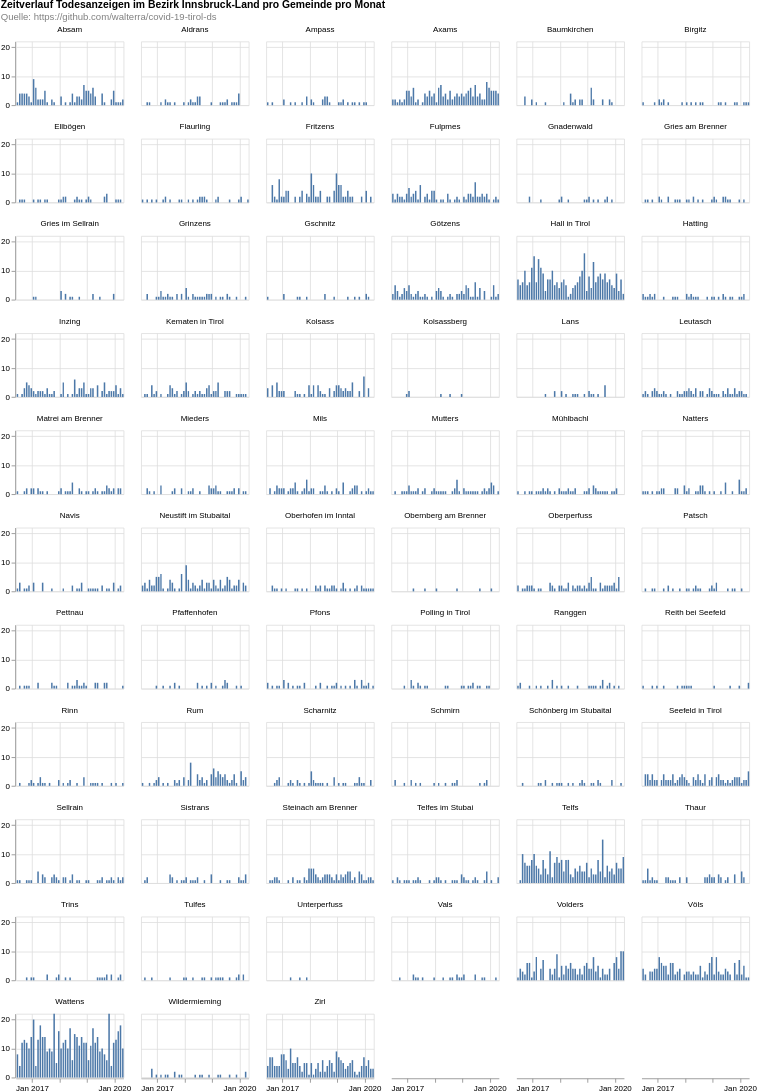

Vega-Lite specification for this chart:
### Vega-Lite specification from a JSON file in a GitHub repository (floating-point values rounded to 4 significant figures; data arrays with more than 128 entries replaced by an {"elided": "..."} marker saying what was removed)
{"$schema": "https://vega.github.io/schema/vega-lite/v4.8.1.json", "columns": 6, "config": {"view": {"continuousHeight": 300, "continuousWidth": 400}}, "data": {"name": "data-3f881509a62f88eb0f3534e3788a14bf"}, "datasets": {"data-3f881509a62f88eb0f3534e3788a14bf": {"elided": "3695 records"}}, "facet": {"field": "municipaly", "title": null, "type": "nominal"}, "padding": 0, "spec": {"layer": [{"encoding": {"tooltip": [{"field": "date", "timeUnit": "yearmonth", "type": "temporal"}, {"aggregate": "sum", "field": "count", "type": "quantitative"}], "x": {"field": "date", "timeUnit": "yearmonth", "title": null, "type": "temporal"}, "y": {"aggregate": "sum", "field": "count", "title": null, "type": "quantitative"}}, "height": 80, "mark": "bar", "width": 135}]}, "title": {"color": "black", "subtitle": ["Quelle: https://github.com/walterra/covid-19-tirol-ds"], "subtitleColor": "gray", "text": ["Zeitverlauf Todesanzeigen im Bezirk Innsbruck-Land pro Gemeinde pro Monat"]}}
